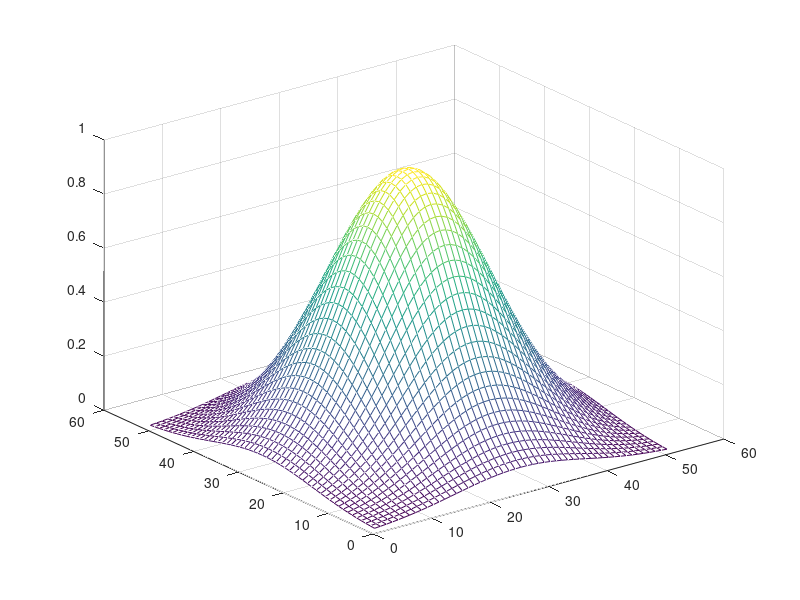

This figure's MATLAB source:
close all;
clear all;

sigma = 8;
N = 50;
Nx = N;
Ny = N;
dep = 0.5;
for m=1:Nx+1
    for n=1:Ny+1
        x = -(Nx*dep)/2+(m-1)*dep;
        y = -(Ny*dep)/2+(n-1)*dep;
        Z(m,n) = exp(-((x/sigma)^2+(y/sigma)^2));
    end
end
mesh(Z);
    